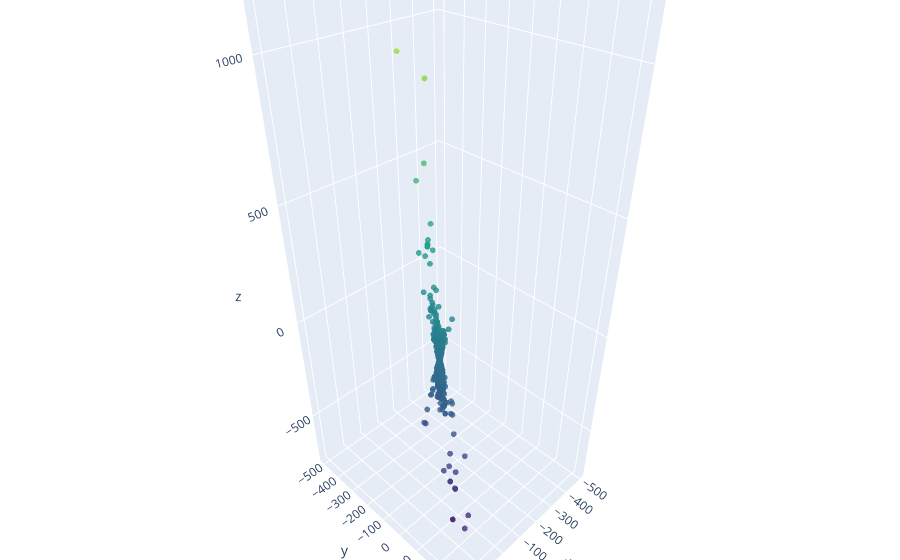

Notebook source saved alongside this figure:
### Code cell
plot_model(punts3D)

### Figure 1 — Plotly figure (JSON) as saved in the notebook; plotly's stock layout.template omitted (floating-point values rounded to 4 significant figures; data arrays with more than 128 entries replaced by an {"elided": "..."} marker saying what was removed)
{"data": [{"marker": {"color": {"elided": "8067 float values"}, "colorscale": [[0, "#440154"], [0.1111, "#482878"], [0.2222, "#3e4989"], [0.3333, "#31688e"], [0.4444, "#26828e"], [0.5556, "#1f9e89"], [0.6667, "#35b779"], [0.7778, "#6ece58"], [0.8889, "#b5de2b"], [1, "#fde725"]], "opacity": 0.8, "size": 2}, "mode": "markers", "type": "scatter3d", "x": {"elided": "8067 float values"}, "y": {"elided": "8067 float values"}, "z": {"elided": "8067 float values"}}], "layout": {"margin": {"b": 0, "l": 0, "r": 0, "t": 0}}}
